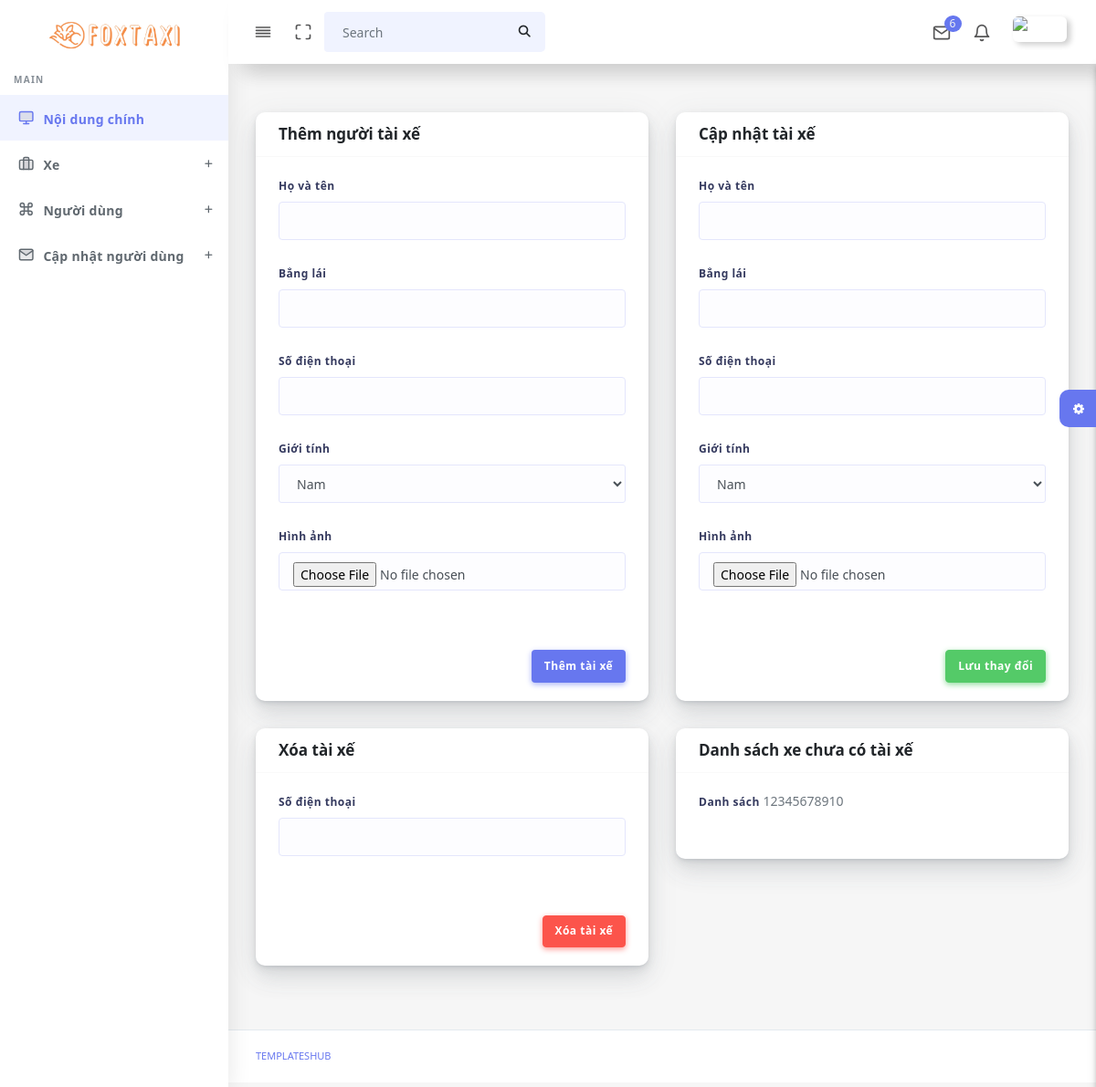
Page /admin/capnhattaixe.php on the earlier database version.
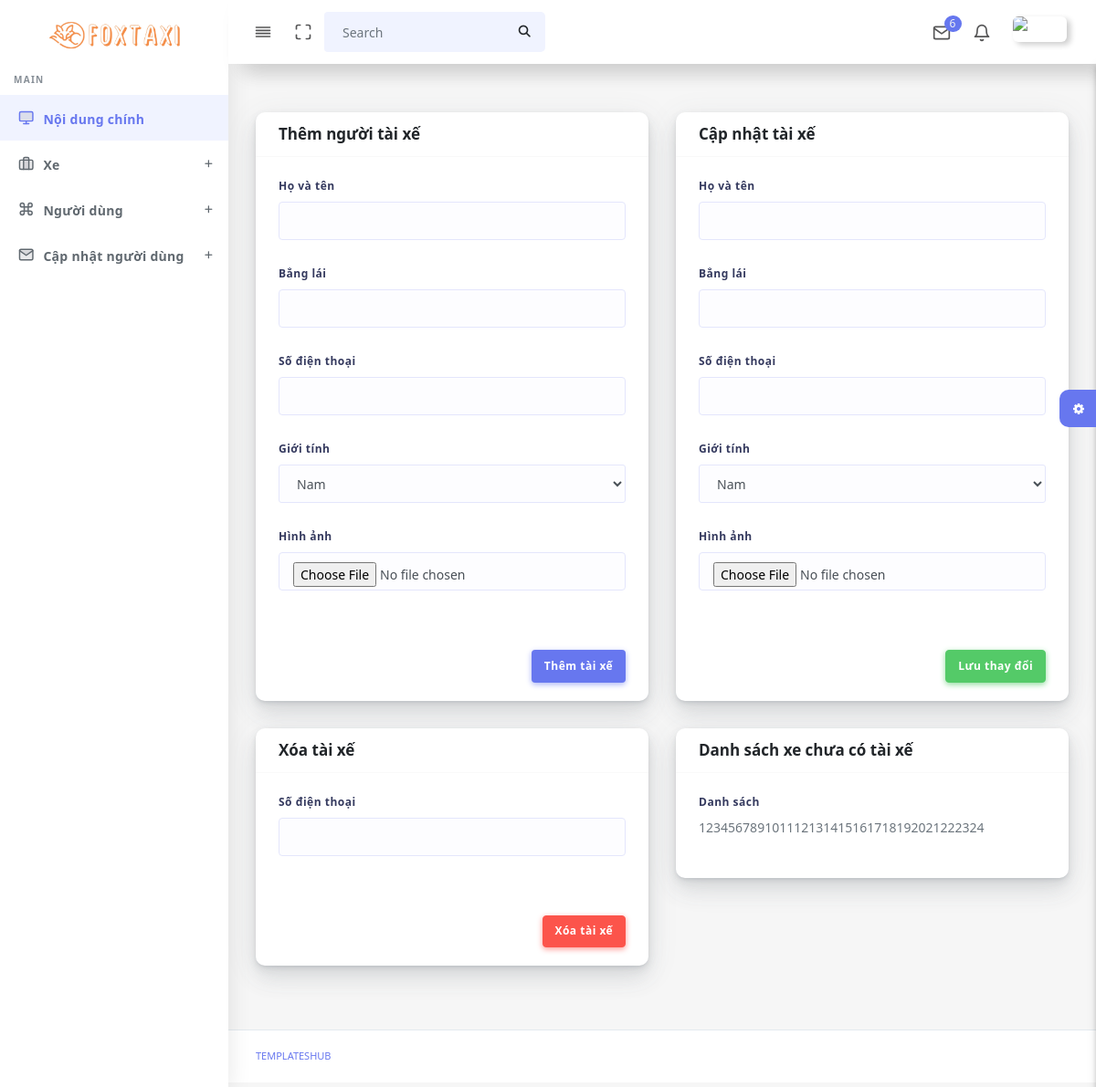
Same page on the later database version.
### tables this page shows
CREATE TABLE `xe` (
  `X_MA` int(11) NOT NULL,
  `LX_MA` int(11) NOT NULL,
  `X_BIENSO` varchar(10) NOT NULL,
  `X_MOTA` text NOT NULL,
  `X_HINHANH` varchar(200) NOT NULL
);

### admin/capnhattaixe.php (the view, shortened to what this page needs)
<!DOCTYPE html>
<html lang="en">
<?php
  include("connect.php");
  include('head.php');
?>
<body>
  <div id="app">
    <div class="main-wrapper main-wrapper-1">
      <div class="navbar-bg"></div>
      <nav class="navbar navbar-expand-lg main-navbar sticky">
        <div class="form-inline mr-auto">
          <ul class="navbar-nav mr-3">
            <li><a href="#" data-toggle="sidebar" class="nav-link nav-link-lg
									collapse-btn"> <i data-feather="align-justify"></i></a></li>
            <li><a href="#" class="nav-link nav-link-lg fullscreen-btn">
              </a></li>
            <li>
              <form class="form-inline mr-auto">
                <div class="search-element">
                  <button class="btn" type="submit">
                  </button>
                </div>
              </form>
            </li>
          </ul>
        </div>
        <ul class="navbar-nav navbar-right">
          <li class="dropdown dropdown-list-toggle"><a href="#" data-toggle="dropdown"
              class="nav-link nav-link-lg message-toggle"><i data-feather="mail"></i>
              <span class="badge headerBadge1">
                6 </span> </a>
          </li>
          <li class="dropdown dropdown-list-toggle"><a href="#" data-toggle="dropdown"
              class="nav-link notification-toggle nav-link-lg"><i data-feather="bell" class="bell"></i>
            </a>
          </li>
          <li class="dropdown"><a href="#" data-toggle="dropdown"
              class="nav-link dropdown-toggle nav-link-lg nav-link-user"> <img alt="image" src="assets/img/user.png"
                class="user-img-radious-style"> <span class="d-sm-none d-lg-inline-block"></span></a>
          </li>
        </ul>
      </nav>
      <?php
        include('navbar.php');
        include('sidebar.php');
      ?>
      <div class="main-content">
        <section class="section">
          <div class="section-body">
            <div class="row">
              <div class="col-12 col-md-6 col-lg-6">
                <div class="card">
                  <form method="POST" action="themtaixe.php">
                    <div class="card-header">
                      <h4>Thêm người tài xế</h4>
                    </div>
                    <div class="card-body">
                      <div class="form-group">
                        <label>Họ và tên</label>
                        <input type="text" class="form-control" id="ho_ten" name="ho_ten" pattern="[A-Za-z\s]+" required="">
                      </div>
                      <div class="form-group">
                        <label>Bẳng lái</label>
                        <input type="text" class="form-control" id="dia_chi" name="dia_chi" required>
                      </div>
                      <div class="form-group">
                        <label>Số điện thoại</label>
                        <input type="tel" class="form-control" id="so_dien_thoai" name="so_dien_thoai" pattern="\d+" required>
                      </div>
                      <div class="form-group">
                        <label>Giới tính</label>
                        <select class="form-control selectric" name="TX_GIOITINH">
                        <option value="1">Nam</option>
                        </select>
                      </div>
                      <div class="form-group">
                        <label>Hình ảnh</label>
                        <input type="file" class="form-control" id="so_dien_thoai" name="so_dien_thoai" pattern="\d+" required>
                      </div>
                    </div>
                    <div class="card-footer text-right">
                      <button class="btn btn-primary" class="mt-2">Thêm tài xế</button>
                    </div>
                  </form>
                </div>
              </div>
              <div class="col-12 col-md-6 col-lg-6">
                <div class="card">
                  <form method="POST" action="capnhattaixe.php">
                    <div class="card-header">
                      <h4>Cập nhật tài xế</h4>
                    </div>
                    <div class="card-body">
                      <div class="form-group">
                        <label>Họ và tên</label>
                        <input type="text" class="form-control" id="TX_TEN" name="TX_TEN" pattern="[A-Za-z\s]+" required>
                      </div>
                      <div class="form-group">
                        <label>Bẳng lái</label>
                        <input type="text" class="form-control" id="TX_BANGLAI" name="TX_BANGLAI" required>
                      </div>
                      <div class="form-group">
                        <label>Số điện thoại</label>
                        <input type="tel" class="form-control" id="TX_SDT" name="TX_SDT" pattern="\d+" required>
                      </div>
                      <div class="form-group">
                        <label>Giới tính</label>
                        <select class="form-control selectric" name="TX_GIOITINH">
                        <option value="1">Nam</option>
                        </select>
                      </div>
                      <div class="form-group">
                        <label>Hình ảnh</label>
                        <input type="file" class="form-control" id="so_dien_thoai" name="so_dien_thoai" pattern="\d+" required>
                      </div>
                    </div>
                    <div class="card-footer text-right">
                      <button class="btn btn-success" class="mt-2">Lưu thay đổi</button>
                    </div>
                  </form>
                </div>
              </div>
              <div class="col-12 col-md-6 col-lg-6">
                <div class="card">
                <form method="POST" action="xoataixe.php">
                    <div class="card-header">
                      <h4>Xóa tài xế</h4>
                    </div>
                    <div class="card-body">
                      <div class="form-group">
                        <label>Số điện thoại</label>
                        <input type="telephone" class="form-control" id="ID" name="TX_SDT" required="">
                      </div>
                    </div>
                    <div class="card-footer text-right">
                      <button class="btn btn-danger">Xóa tài xế</button>
                    </div>
                  </form>
                </div>
              </div>
              <div class="col-12 col-md-6 col-lg-6">
                <div class="card">
                <form method="POST" action="xoataixe.php">
                    <div class="card-header">
                      <h4>Danh sách xe chưa có tài xế</h4>
                    </div>
                    <div class="card-body">
                      <div class="form-group">
                        <label>Danh sách</label>
                        <?php
                          $sql = "SELECT xe.* FROM xe
                          JOIN phutrach ON phutrach.X_MA = xe.X_MA
                          WHERE phutrach.X_MA = xe.X_MA";
                          $result = $conn->query($sql);
                          if ($result) {
                            while ($row = $result->fetch_assoc()) {
                            echo $row['X_MA'];
                            }
                          }
                        ?>
                      </div>
                    </div>
                  </form>
                </div>
              </div>
            </div>
          </div>
        </section>
        <div class="settingSidebar">
          <a href="javascript:void(0)" class="settingPanelToggle"> <i class="fa fa-spin fa-cog"></i>
          </a>
        </div>
      </div>
      <footer class="main-footer">
        <div class="footer-left">
          <a href="templateshub.net">Templateshub</a></a>
        </div>
      </footer>
    </div>
  </div>
</body>
</html>

### admin/head.php (shortened to what this page needs)
<head>
  <link rel="stylesheet" href="assets/css/app.min.css">
  <link rel="stylesheet" href="https://cdnjs.cloudflare.com/ajax/libs/font-awesome/6.4.2/css/all.min.css"
 />
  <link rel="stylesheet" href="assets/css/style.css">
  <link rel="stylesheet" href="assets/css/components.css">
  <link rel="stylesheet" href="assets/css/custom.css">
  <link rel="stylesheet" href="assets/css/font-awesome.min.css">
  <link rel="stylesheet" href="path/to/font-awesome/css/font-awesome.min.css">
  <link rel="stylesheet" href="https://cdnjs.cloudflare.com/ajax/libs/font-awesome/6.1.0/css/all.min.css">
  <link rel="stylesheet" href="https://cdnjs.cloudflare.com/ajax/libs/font-awesome/4.7.0/css/font-awesome.min.css">
  <link rel="stylesheet" href="https://unpkg.com/leaflet@1.9.4/dist/leaflet.css" />
    <link rel="stylesheet" href="https://unpkg.com/leaflet-routing-machine@latest/dist/leaflet-routing-machine.css" />
</head>

### admin/navbar.php (shortened to what this page needs)
<nav class="navbar navbar-expand-lg main-navbar sticky">
    <div class="form-inline mr-auto">
        <ul class="navbar-nav mr-3">
        <li><a href="#" data-toggle="sidebar" class="nav-link nav-link-lg
                                collapse-btn"> <i data-feather="align-justify"></i></a></li>
        <li><a href="#" class="nav-link nav-link-lg fullscreen-btn">
            <i data-feather="maximize"></i>
            </a></li>
        <li>
            <form class="form-inline mr-auto">
            <div class="search-element">
                <input class="form-control" type="search" placeholder="Search" aria-label="Search" data-width="200">
                <button class="btn" type="submit">
                <i class="fas fa-search"></i>
                </button>
            </div>
            </form>
        </li>
        </ul>
    </div>
    <ul class="navbar-nav navbar-right">
        <li class="dropdown dropdown-list-toggle"><a href="#" data-toggle="dropdown"
            class="nav-link nav-link-lg message-toggle"><i data-feather="mail"></i>
            <span class="badge headerBadge1">
            6 </span> </a>
        </li>
        <li class="dropdown dropdown-list-toggle"><a href="#" data-toggle="dropdown"
            class="nav-link notification-toggle nav-link-lg"><i data-feather="bell" class="bell"></i>
        </a>
        </li>
        <li class="dropdown"><a href="#" data-toggle="dropdown"
            class="nav-link dropdown-toggle nav-link-lg nav-link-user"> <img alt="image" src="assets/img/sontung.jpg"
            class="user-img-radious-style"> <span class="d-sm-none d-lg-inline-block"></span></a>
        </li>
    </ul>
    </nav>

### admin/sidebar.php (shortened to what this page needs)
<div class="main-sidebar sidebar-style-2">
        <aside id="sidebar-wrapper">
          <div class="sidebar-brand">
            <a href="index.php"> <img alt="image" style="height: 3rem;" src="../images/LOGOFOX.png" class="header-logo" />
            </a>
          </div>
          <ul class="sidebar-menu">
            <li class="menu-header">Main</li>
            <li class="dropdown active">
              <a href="index.php" class="nav-link"><i data-feather="monitor"></i><span>Nội dung chính</span></a>
            </li>
            <li class="dropdown">
              <a href="#" class="menu-toggle nav-link has-dropdown"><i
                  data-feather="briefcase"></i><span>Xe</span></a>
            </li>
            <li class="dropdown">
              <a href="#" class="menu-toggle nav-link has-dropdown"><i data-feather="command"></i><span>Người dùng</span></a>
            </li>
            <li class="dropdown">
              <a href="#" class="menu-toggle nav-link has-dropdown"><i data-feather="mail"></i><span>Cập nhật người dùng</span></a>
            </li>
          </ul>
        </aside>
      </div>

Differences in the rows shown:
added xe: X_MA "11"
added xe: X_MA "12"
added xe: X_MA "13"
added xe: X_MA "14"
added xe: X_MA "15"
added xe: X_MA "16"
added xe: X_MA "17"
added xe: X_MA "18"
added xe: X_MA "19"
added xe: X_MA "20"
added xe: X_MA "21"
added xe: X_MA "22"
added xe: X_MA "23"
added xe: X_MA "24"
